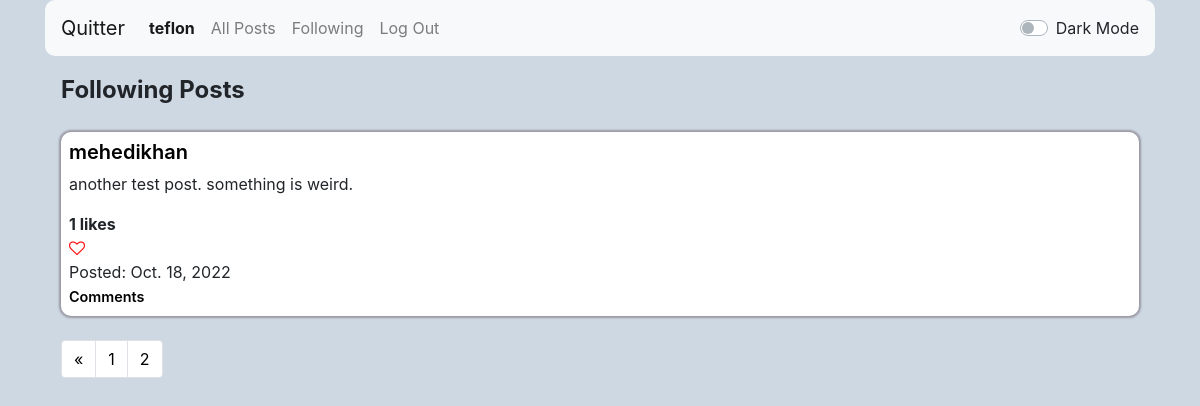
The page /following_posts?page=2 (signed in) on the database its author committed.
### network/models.py (models this page shows)
class User(AbstractUser):
    followers = models.ManyToManyField('self', blank=True, related_name="following", symmetrical=False)
    avatar = models.ImageField(null=True, blank=True, upload_to="images/")
    bio = models.TextField(null=True, blank=True, max_length=264)
    nationality = models.CharField(null=True, blank=True, max_length=64)

class Post(models.Model):
    post = models.TextField()
    creator = models.CharField(max_length=64, blank=False)
    created = models.DateField(auto_now_add=False, auto_now=False, default=timezone.now)
    likes_count = models.PositiveIntegerField(default=0)
    likes = models.ManyToManyField(User, blank=True, related_name="likes")

### network/views.py (the view)
# urls.py: path("following_posts", views.following_posts, name="following_posts"),
@login_required
def following_posts(request):
    current_user = request.user.username
    u = User.objects.get(username=current_user)
    f = u.following.all()
    following_list = []
    for user in f:
        following_list.append(user.username)
    posts = Post.objects.filter(creator__in=following_list).order_by('-id')
    try:
        user = User.objects.filter(username=current_user).values().get()
        id = user["id"]
        posts_lbtcu = Post.objects.filter(likes=id).values() # lbtcu = liked by the current user.
        posts_lbtcu_id = []
        for post in posts_lbtcu:
            posts_lbtcu_id.append(post["id"])
    except UnboundLocalError:
        posts_lbtcu_id = None
    paginator = Paginator(posts, 10)
    page_number = request.GET.get('page')
    page_obj = paginator.get_page(page_number)
    return render(request, "network/following.html",{
        "posts" : posts,
        "following_list" : following_list,
        "page_obj" : page_obj,
        "posts_lbtcu_id" : posts_lbtcu_id,
    })

### network/templates/network/following.html (shortened to what this page needs)
{% extends "network/layout.html" %}
{% block body %}
    {% if not page_obj %}
        <strong style="font-size: 1.5rem">You have no following posts.</strong>
    {% else %}
        <strong style="font-size: 1.5rem">Following Posts</strong>
        <br>
        <br>
        {% for post in page_obj %}
            {% if post.creator in following_list %}
                <div class="eachpost" id="post_box">
                    <div class="row">
                        <div class="col-lg-11">
                            <h5><a class="link_light link_class" href="{% url 'profile' post.creator %}">{{ post.creator }}</a></h5>
                            <div id="{{post.id}}">
                                <p style="white-space: pre-wrap;">{{ post.post }}</p>
                                <strong>{{ post.likes_count }} likes</strong>
                            </div>
                            {% if user.is_authenticated %}
                                {% if post.id in posts_lbtcu_id %}
                                    <span data-post_id="{{post.id}}" class="like_button"><i id="heart_btn" data-post_id="{{post.id}}" class="fa fa-heart" style="font-size:16px; color:rgb(255, 9, 9)"></i></span>
                                {% else %}
                                    <span data-post_id="{{post.id}}" class="like_button"><i id="heart_btn" data-post_id="{{post.id}}" class="fa fa-heart-o" style="font-size:16px; color:rgb(255, 9, 9)"></i></span>
                                {% endif %}
                            <br>
                            {% endif %}
                            Posted: {{ post.created }}
                            <br>
                                <a class="link_light small_link link_class" href="{% url 'comments' post.id %}">Comments</a>
                            <br>
                        </div>
                        <div class="col-lg-1">
                        </div>
                    </div>
                </div>
                <br>
            {% endif %}
        {% endfor %}
        <nav aria-label="Page navigation example">
            <ul class="pagination">
                {% if page_obj.has_previous %}
                    <li class="page-item">
                        <a class="page-link pagination_light" href="?page={{ page_obj.previous_page_number }}" aria-label="Previous">
                            <span aria-hidden="true">&laquo;</span>
                        </a>
                    </li>
                {% endif %}
                {% if page_obj.has_previous %}
                    <li class="page-item"><a class="page-link pagination_light" href="?page={{page_obj.previous_page_number}}">{{ page_obj.previous_page_number }}</a></li>
                {% endif %}
                    <li class="page-item"><a class="page-link pagination_light" href="?page={{page_obj.number}}">{{ page_obj.number }}</a></li>
            </ul>
        </nav>
    {% endif %}
{% endblock %}

### network/templates/network/layout.html (shortened to what this page needs)
{% load static %}
<!DOCTYPE html>
<html lang="en">
    <head>
        <link rel="stylesheet" href="https://stackpath.bootstrapcdn.com/bootstrap/4.4.1/css/bootstrap.min.css">
        <link href="{% static 'network/styles.css' %}" rel="stylesheet">
        <link rel="stylesheet" href="https://cdnjs.cloudflare.com/ajax/libs/font-awesome/4.7.0/css/font-awesome.min.css">
    </head>
    <body class="container">
        <nav id="navbar_id" class="navbar navbar-expand-lg navbar-light bg-light" style="border-radius: 10px">
            <a class="navbar-brand" href="{% url 'index' %}">Quitter</a>
            <div class="collapse navbar-collapse" id="navbarTogglerDemo02">
              <ul class="navbar-nav mr-auto mt-2 mt-lg-0">
                {% if request.user.is_authenticated %}
                    <li class="nav-item active">
                        <a class="nav-link" href="{% url 'profile' user.username %}"><strong>{{ user.username }}</strong></a>
                    </li>
                {% endif %}
                    <li class="nav-item">
                        <a class="nav-link" href="{% url 'index' %}">All Posts</a>
                    </li>
                {% if request.user.is_authenticated %}
                    <li class="nav-item">
                        <a class="nav-link" href="{% url 'following_posts' %}">Following</a>
                    </li>
                    <li class="nav-item">
                        <a class="nav-link" href="{% url 'logout' %}">Log Out</a>
                    </li>
                {% endif %}
              </ul>
                <div class="custom-control custom-switch">
                    <label class="custom-control-label" for="customSwitches">Dark Mode</label>
                </div>
            </div>
          </nav>
        <div class="body">
            {% block body %}
            {% endblock %}
        </div>
    </body>
</html>

### network/static/network/styles.css (style rules this page uses)
.body { padding: 1rem; }
.eachpost { background-color:white; padding: 0.5rem; border-radius: 10px; box-shadow: 0px 0px 2px 2px rgb(154, 154, 164); }
.container { background-color: rgb(206, 216, 226); }
.link_light { color: black; font-weight: 600; }
.small_link { font-size: .9rem; }
.pagination_light { color: black; background-color: white; }

### rows shown on the page
User: username "teflon"
Post: creator "mehedikhan", post "another test post. something is weird.", likes_count "1", created "Oct. 18, 2022"

### other values the page prints
{{ page_obj.previous_page_number }} "1"
{{ page_obj.number }} "2"
